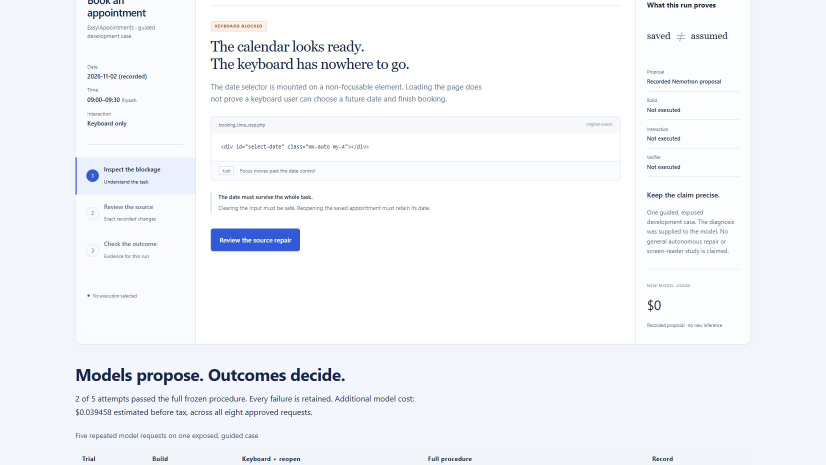
#> input picture media/raw/v02/02-blockage.jpg, 1652 x 930 px (shown at 1/2 size)
$ python render-v03-motion-study.py
#> lines starting #> are read from the running program, lines starting #| are printed output that depends on the picture
"""Eight-second visual study only; narration and final film remain pending."""
import json
import math
import pathlib
import subprocess
from PIL import Image, ImageDraw, ImageFont

ROOT = pathlib.Path(__file__).resolve().parents[1]
OUT = ROOT / 'media/v03'
OUT.mkdir(exist_ok=True)
W, H, FPS, SECONDS = 1600, 900, 30, 8
PAPER, INK, MUTED = '#F5F0E7', '#152127', '#59656A'
BLUE, RED, LINE = '#264BC8', '#B94431', '#D7D5CD'
fonts = {}
# [6 lines left out: function font, not called in this run]
def ease(x):
    x = min(1, max(0, x))
    return 1 - (1-x)**3
def text(d, xy, value, size, color=INK, serif=False, bold=False):
    d.text(xy, value, fill=color, font=font(size, serif, bold))
# [6 lines left out: function pill, not called in this run]

source = Image.open(ROOT / 'media/raw/v02/02-blockage.jpg').convert('RGB')
#> source is the input picture: PIL image 1652x930 RGB; mean R, G, B 243.6, 245.6, 250.1
crop = source.crop((410, 40, 1252, 363))
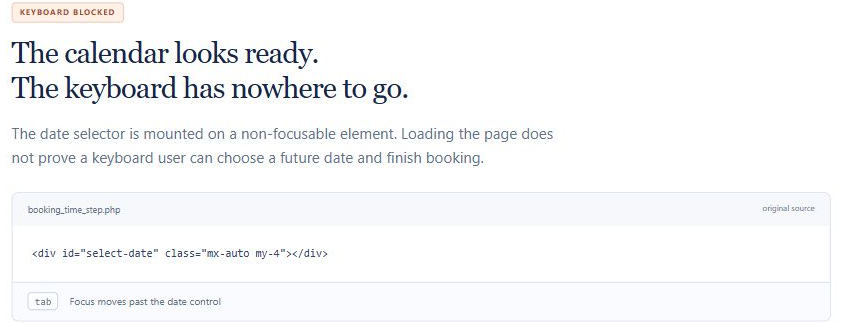
#> crop: PIL image 842x323 RGB; mean R, G, B 247.1, 247.7, 248.9
# [59 lines left out: function frame, not called in this run]

movie = OUT / 'motion-study-08s.mp4'
cmd=['ffmpeg','-y','-hide_banner','-loglevel','error','-f','rawvideo','-pix_fmt','rgb24','-s',f'{W}x{H}',
     '-r',str(FPS),'-i','pipe:0','-an','-c:v','libx264','-preset','fast','-crf','20',
     '-pix_fmt','yuv420p','-threads','2','-movflags','+faststart',str(movie)]
#> (the run stopped early here; a loop or call above may not have finished)

$ run again, with media/raw/v02/01-opening.jpg copied over media/raw/v02/02-blockage.jpg
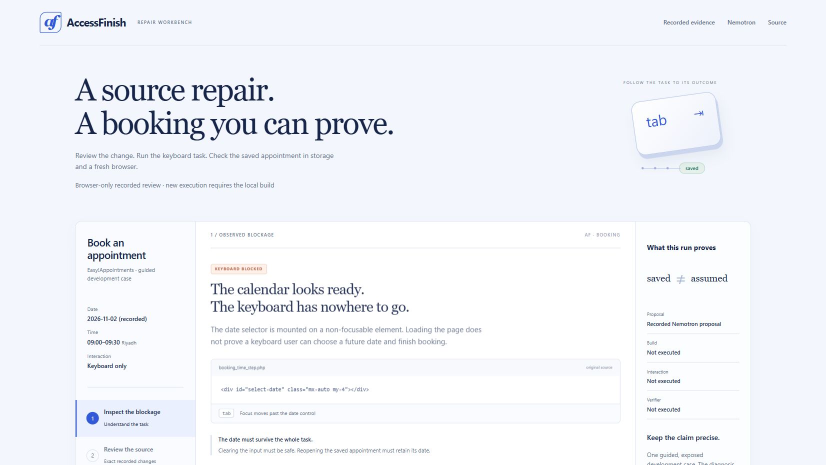
#> input picture media/raw/v02/01-opening.jpg, 1652 x 930 px (shown at 1/2 size)
#> source is the input picture: PIL image 1652x930 RGB; mean R, G, B 242.3, 244.6, 249.7
#> `crop = source.crop((410, 40, 1252, 363))`:
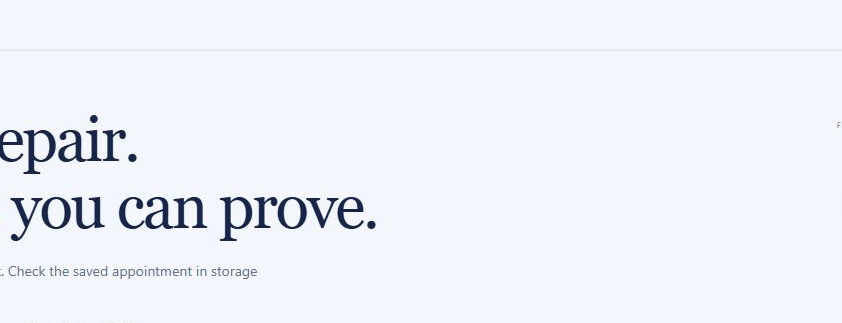
#> crop: PIL image 842x323 RGB; mean R, G, B 237.8, 241.1, 248.6

$ run again, with media/raw/v02/03-model-record.jpg copied over media/raw/v02/02-blockage.jpg
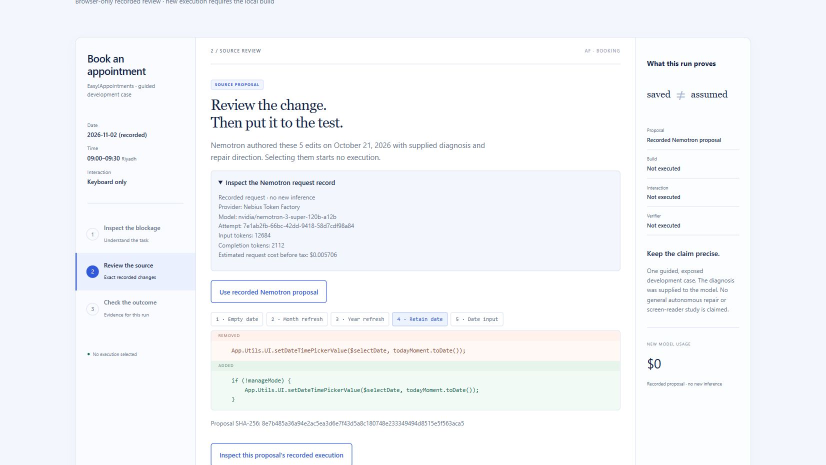
#> input picture media/raw/v02/03-model-record.jpg, 1652 x 930 px (shown at 1/2 size)
#> source is the input picture: PIL image 1652x930 RGB; mean R, G, B 244.8, 246.8, 250.1
#> `crop = source.crop((410, 40, 1252, 363))`:
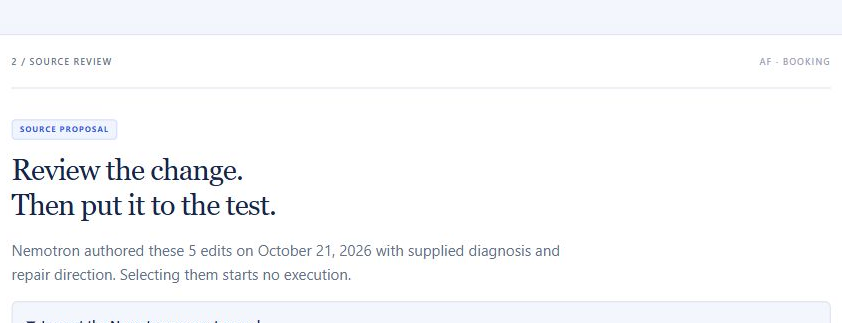
#> crop: PIL image 842x323 RGB; mean R, G, B 248.1, 249.1, 250.8

$ run again, with media/raw/v02/04-date-input.jpg copied over media/raw/v02/02-blockage.jpg
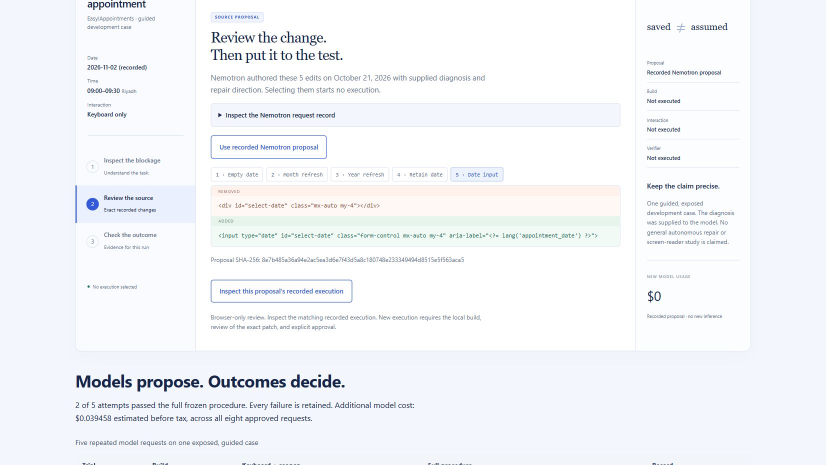
#> input picture media/raw/v02/04-date-input.jpg, 1652 x 930 px (shown at 1/2 size)
#> source is the input picture: PIL image 1652x930 RGB; mean R, G, B 243.6, 245.6, 249.3
#> `crop = source.crop((410, 40, 1252, 363))`:
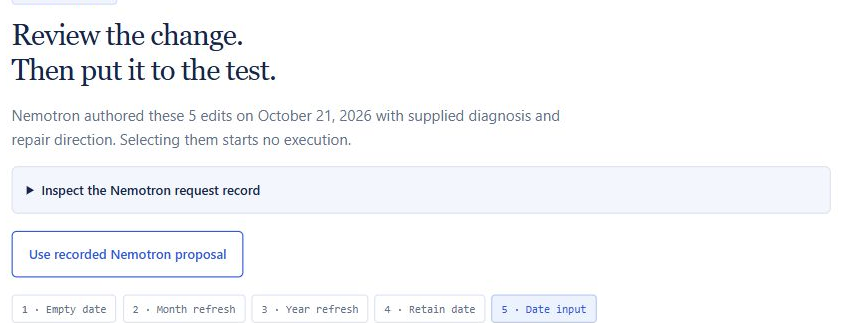
#> crop: PIL image 842x323 RGB; mean R, G, B 246.5, 247.6, 249.6
